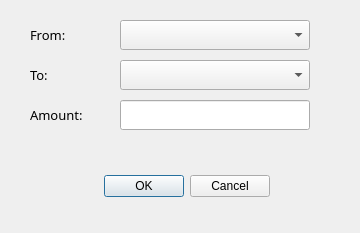
<?xml version="1.0" encoding="UTF-8"?>
<ui version="4.0">
 <class>Form</class>
 <widget class="QWidget" name="Form">
  <property name="geometry">
   <rect>
    <x>0</x>
    <y>0</y>
    <width>360</width>
    <height>233</height>
   </rect>
  </property>
  <property name="windowTitle">
   <string>Form</string>
  </property>
  <widget class="QLabel" name="label">
   <property name="geometry">
    <rect>
     <x>30</x>
     <y>20</y>
     <width>80</width>
     <height>30</height>
    </rect>
   </property>
   <property name="font">
    <font>
     <family>MV Boli</family>
     <pointsize>10</pointsize>
    </font>
   </property>
   <property name="text">
    <string>From:</string>
   </property>
  </widget>
  <widget class="QLabel" name="label_2">
   <property name="geometry">
    <rect>
     <x>30</x>
     <y>60</y>
     <width>80</width>
     <height>30</height>
    </rect>
   </property>
   <property name="font">
    <font>
     <family>MV Boli</family>
     <pointsize>10</pointsize>
    </font>
   </property>
   <property name="text">
    <string>To:</string>
   </property>
  </widget>
  <widget class="QLabel" name="label_3">
   <property name="geometry">
    <rect>
     <x>30</x>
     <y>100</y>
     <width>80</width>
     <height>30</height>
    </rect>
   </property>
   <property name="font">
    <font>
     <family>MV Boli</family>
     <pointsize>10</pointsize>
    </font>
   </property>
   <property name="text">
    <string>Amount:</string>
   </property>
  </widget>
  <widget class="QLineEdit" name="amtInput">
   <property name="geometry">
    <rect>
     <x>120</x>
     <y>100</y>
     <width>190</width>
     <height>30</height>
    </rect>
   </property>
  </widget>
  <widget class="QDialogButtonBox" name="buttonBox">
   <property name="geometry">
    <rect>
     <x>70</x>
     <y>170</y>
     <width>200</width>
     <height>32</height>
    </rect>
   </property>
   <property name="orientation">
    <enum>Qt::Horizontal</enum>
   </property>
   <property name="standardButtons">
    <set>QDialogButtonBox::Cancel|QDialogButtonBox::Ok</set>
   </property>
  </widget>
  <widget class="QComboBox" name="fromInput">
   <property name="geometry">
    <rect>
     <x>120</x>
     <y>20</y>
     <width>190</width>
     <height>30</height>
    </rect>
   </property>
  </widget>
  <widget class="QComboBox" name="toInput">
   <property name="geometry">
    <rect>
     <x>120</x>
     <y>60</y>
     <width>190</width>
     <height>30</height>
    </rect>
   </property>
  </widget>
 </widget>
 <resources/>
 <connections/>
</ui>
